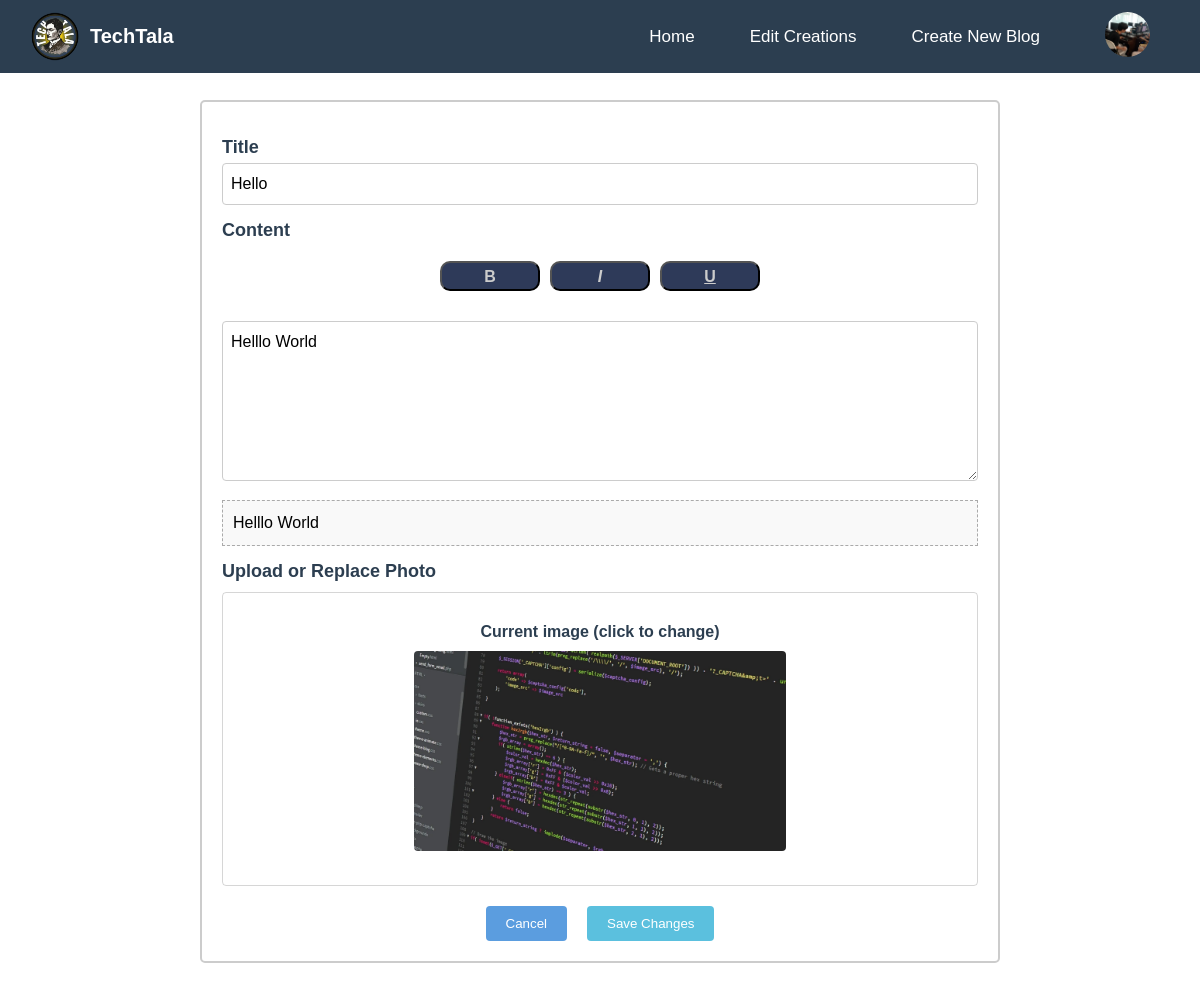
Screenshot of /Author/editpost.php?id=51 (signed in) with the database file from the repository.
### tables this page shows
CREATE TABLE `users` (
  `id` int(11) NOT NULL,
  `username` varchar(30) NOT NULL,
  `pass` varchar(255) NOT NULL,
  `email` varchar(100) NOT NULL,
  `created_at` datetime NOT NULL DEFAULT curtime(),
  `role` varchar(50) DEFAULT NULL,
  `display_name` varchar(100) DEFAULT NULL,
  `gender` enum('male','female','not-specified') DEFAULT NULL,
  `bio` text DEFAULT NULL,
  `profile_picture` varchar(255) DEFAULT NULL
);

CREATE TABLE `post` (
  `id` int(11) NOT NULL,
  `username` varchar(30) NOT NULL,
  `title` varchar(100) NOT NULL,
  `content` text NOT NULL,
  `image` varchar(255) DEFAULT NULL,
  `created_at` datetime NOT NULL DEFAULT curtime(),
  `users_id` int(11) DEFAULT NULL,
  `updated_at` datetime DEFAULT current_timestamp() ON UPDATE current_timestamp()
);

### db.php (called while the page is built, shortened)
<?php
require('db.connect.php');
function executeQuery($sql, $data){
    global $conn;
    $stmt = $conn->prepare($sql);
    if (count($data) > 0) {
        $values = array_values($data);
        $types = str_repeat('s', count($values));
        $stmt->bind_param($types, ...$values);
    }
    $stmt->execute();
    return $stmt;
}
function selectOne($table, $conditions = []){
    $sql = "SELECT * FROM $table";
    $i = 0;
    foreach ($conditions as $key => $value){
        if ($i === 0){
            $sql = $sql . " WHERE $key = ?";
        } else {
            $sql = $sql . " AND $key = ?";
        }
        $i++;
    }
    $sql = $sql . " LIMIT 1";
    $stmt = executeQuery($sql, $conditions);
    $records = $stmt->get_result()->fetch_all(MYSQLI_ASSOC);
    return !empty($records) ? $records[0] : [];
}
function remove($html) {
    $html = str_replace(['</p><p>', '<br>', '<br/>', '<br />'], ["\n\n", "\n", "\n", "\n"], $html);
    return strip_tags($html);
}
?>

### Author/editpost.php (the view, shortened to what this page needs)
<?php
include '../db.connect.php';
include '../db.php';
$post_id = isset($_GET['id']) ? $_GET['id'] : null;
$post = selectOne('post', conditions: ['id' => $post_id]);
?>
<!DOCTYPE html>
<html lang="en">
<head>
    <link rel="stylesheet" href="editpost.css">
</head>
<body>
<?php include("header.php"); ?>
<div class="container">
    <form action="editpost.php?id=<?php echo $post_id; ?>" method="post" enctype="multipart/form-data" id="publish-form">
        <label for="title">Title</label>
        <input type="text" id="title" name="title" value="<?php echo htmlspecialchars($post['title']); ?>" required>
        <label>Content</label>
        <div class="buttons">
            <button type="button" id="bold">B</button>
            <button type="button" id="italic">I</button>
            <button type="button" id="underline">U</button>
        </div>
        <textarea id="content" name="content" required><?php echo htmlspecialchars(remove($post['content'])); ?></textarea>
        <div id="preview" class="preview"></div>
        <label for="fileUpload">Upload or Replace Photo</label>
        <div class="upload-box" onclick="document.getElementById('fileUpload').click()">
            <?php if (!empty($post['image'])): ?>
                <p>Current image (click to change)</p>
                <img id="previewImage" src="images/<?php echo htmlspecialchars($post['image']); ?>" alt="Current image">
            <?php else: ?>
                <p>Click to choose photo</p>
                <img id="previewImage" src="" alt="Preview">
            <?php endif; ?>
        </div>
        <div class="actions">
            <button type="submit" name="cancel" class="cancel">Cancel</button>
            <button type="submit" name="publish" class="publish">Save Changes</button>
        </div>
    </form>
</div>
</body>
</html>

### Author/header.php (shortened to what this page needs)
<?php
require_once '../db.connect.php';
require_once '../db.php';
$profile_pic_path = 'image/profile.png';
if (isset($_SESSION['user_id'])) {
    $user = selectOne('users', ['id' => $_SESSION['user_id']]);
    if ($user && !empty($user['profile_picture'])) {
        $profile_pic_path = '../profiles/' . $user['profile_picture'];
    }
}
?>
<!DOCTYPE html>
<html lang="en">
<head>
    <link rel="stylesheet" href="header.css">
</head>
<body>
    <nav>
        <img src="image/logo.png" class="logo">
        <h3>TechTala</h3>
        <ul>
            <li><a href="homepage.php">Home</a></li>
            <li><a href="creations.php">Edit Creations</a></li>
            <li><a href="create_newblog.php">Create New Blog</a></li>
            <li><div class="drop">
            <div class="menu">
                <img class="profile" src="<?php echo htmlspecialchars($profile_pic_path); ?>" alt="Profile Picture"?>
            </div>
            </div></div></li>
        </ul>
    </nav>
</body>
</html>

### Author/editpost.css (style rules this page uses)
nav { background-color: #2C3E50; }
.container { background-color: white; max-width: 800px; margin: 100px auto; padding: 20px; border: 2px solid #ccc; border-radius: 5px; }
label { display: block; margin: 15px 0 5px; color: #2C3E50; font-size: 18px; font-weight: bold; }
input, textarea { width: 100%; padding: 8px; box-sizing: border-box; border: 1px solid #ccc; border-radius: 4px; line-height: 1.5; font-size: 16px; }
textarea { height: 20vh; resize: vertical; margin-top: 20px; }
.buttons { margin-top: 20px; display: flex; flex-wrap: wrap; justify-content: center; gap: 10px; margin-bottom: 10px; }
.buttons button { border-radius: 10px; width: 100px; height: 30px; color: #ccc; padding: 5px 10px; background-color: #2e3a59; font-weight: bolder; cursor: pointer; font-size: 16px; }
.buttons #bold { font-weight: bold; }
.buttons #italic { font-style: italic; }
.buttons #underline { text-decoration: underline; }
.preview { border: 1px dashed #aaa; padding: 10px; margin-top: 15px; background: #f9f9f9; line-height: 1.5; }
.upload-box { background-color: none; text-align: center; font-weight: bold; padding: 30px; margin-top: 10px; color: #2C3E50; cursor: pointer; border-radius: 4px; border: 1px solid #3333; }
.upload-box img { margin-top: 10px; border-radius: 4px; max-width: 100%; max-height: 200px; }
.actions { margin-top: 20px; text-align: center; display: flex; flex-wrap: wrap; gap: 20px; justify-content: center; }
.actions .publish { background-color: #5bc0de; color: white; border: none; padding: 10px 20px; border-radius: 4px; cursor: pointer; }
.actions .cancel { background-color: #5b9ddf; color: white; border: none; padding: 10px 20px; border-radius: 4px; cursor: pointer; }

### Author/header.css (style rules this page uses)
* { margin: 0; padding: 0; box-sizing: border-box; font-family: 'Poppins', sans-serif; }
nav { width: 100%; position: fixed; top: 0; left: 0; padding: 2px 10px; display: flex; align-items: center; z-index: 1000; }
nav .logo { width: 70px; margin-left: 10px; }
h3 { color: #fff; font-size: 20px; text-decoration: none; display: inline-block; position: fixed; margin-left: 80px; }
nav ul { margin-left: auto; display: flex; align-items: center; gap: 35px; }
nav ul li { list-style: none; display: inline-block; }
nav ul li a { text-decoration: none; color: #fff; font-size: 17px; transition: 0.3s; position: relative; padding: 0 10px; }
nav ul li a::after { content: ""; position: absolute; left: 0; bottom: -10px; width: 0%; height: 2px; background: white; margin-left: 50px; transition: 0.4s ease; }
.drop { position: relative; display: inline-block; padding: 10px; border-radius: 10px; cursor: pointer; }
.profile { width: 45px; height: 45px; margin-left: 10px; margin-right: 30px; border-radius: 50%; object-fit: cover; }

### rows the page displays
users: profile_picture (picture)
post: title "Hello", content "Helllo World", image (picture)
